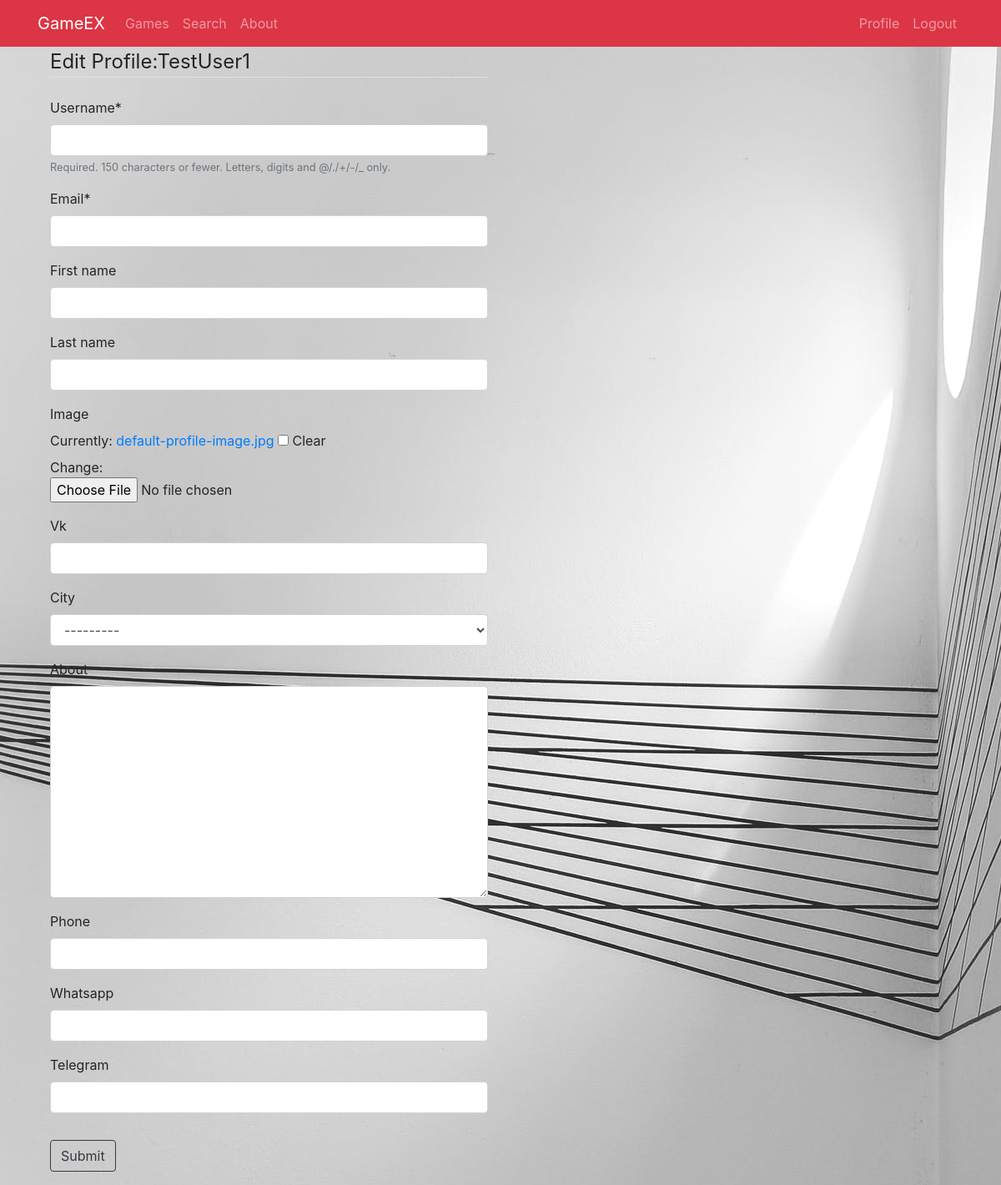
The app's page /profile/edit/2 (signed in), older data.
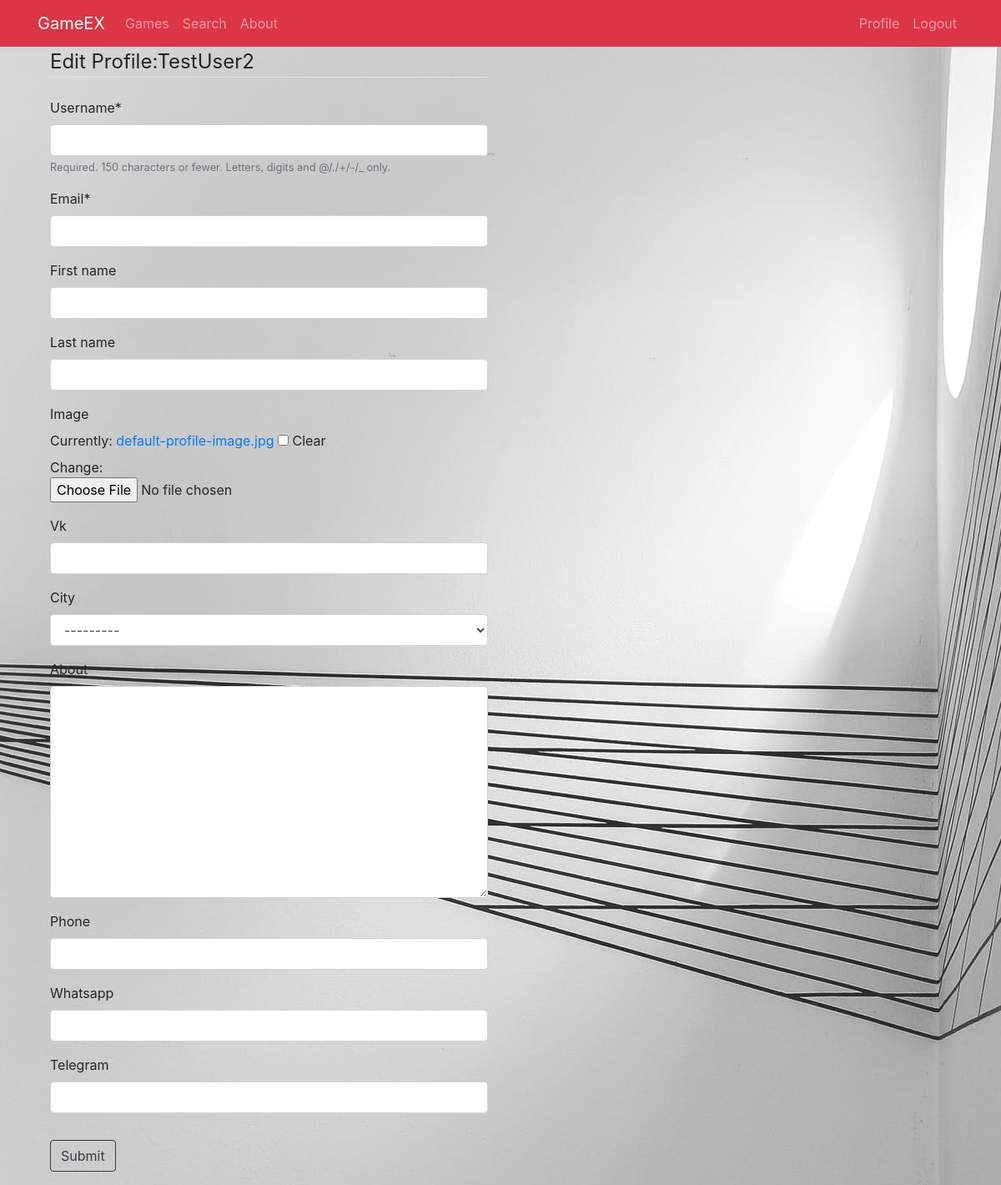
The same page, newer data.
### users/models.py (models this page shows, shortened)
class Profile(models.Model):
	user = models.OneToOneField(User, on_delete=models.CASCADE)
	image = models.ImageField(default='default-profile-image.jpg',
						      upload_to='profile_pics', blank=True)
	vk = models.CharField(max_length=200, null=True, blank=True)
	city = models.ForeignKey(City, on_delete=models.SET_NULL,
							 null=True, blank=True)
	about = models.TextField(null=True, blank=True)
	phone = PhoneNumberField(null=True, blank=True)
	whatsapp = PhoneNumberField(null=True, blank=True)
	telegram = PhoneNumberField(null=True, blank=True)
	ban_commentary = models.TextField(null=True)
	rules = models.CharField(choices=RULES, max_length=1, default='U')
	banned = models.BooleanField(default=False)
	likes = models.ManyToManyField(Game, blank=True)

### users/views.py (the view)
# urls.py: path('profile/edit/<int:profile_id>', user_views.profile_moderation, name='profile-moderation'),
@login_required
def profile_moderation(request, profile_id):
    if request.user.profile.rules == 'M' or request.user.profile.rules == 'A':
        instance = get_object_or_404(Profile, pk=profile_id)
        if request.method == 'POST':
            u_form = UserUpdateForm(request.POST, instance=instance.user)
            p_form = ProfileUpdateForm(request.POST,
                                       request.FILES,
                                       instance=instance)
            if u_form.is_valid() and p_form.is_valid():
                u_form.save()
                p_form.save()
                messages.success(request,
                                 f'Account  has been updated!{instance.user.username}')
                return redirect('profile-view', pk=profile_id)
        else:
            u_form = UserUpdateForm(instance=instance)
            p_form = ProfileUpdateForm(instance=instance)
        context = {
            'u_form': u_form,
            'p_form': p_form,
            'object': instance,
        }
        return render(request, 'users/profile_moderation.html', context)
    else:
        raise PermissionDenied

### users/forms.py
class UserUpdateForm(forms.ModelForm):
    email = forms.EmailField()
    class Meta:
        model = User
        fields = ['username', 'email', 'first_name', 'last_name']

class ProfileUpdateForm(forms.ModelForm):
    class Meta:
        model = Profile
        fields = ['image', 'vk', 'city', 'about', 'phone',
                  'whatsapp', 'telegram']

### gameexch/models.py (called while the page is built)
    def __str__(self):
        return self.name

### users/templates/users/profile_moderation.html (shortened to what this page needs)
{% extends "gameexch/base.html" %}
{% load crispy_forms_tags %}
{% block content %}
	<div class = "row">
		<div class = "col-md-6 col-sm-12">
			<form method="POST" enctype="multipart/form-data">
				<fieldset class="form-group">
					<legend class="border-bottom my-4">Edit Profile:{{object.user.username}}</legend>
					{{ u_form|crispy }}
					{{ p_form|crispy }}
				</fieldset>
				<div class="form-group">
					<button class="btn btn-outline-dark" type="submit">Submit</button>
				</div>
			</form>
		</div>
	</div>
{% endblock content %}

Row changes from the older to the newer data that the page shows:
changed Profile: user.username "TestUser1" → "TestUser2"
